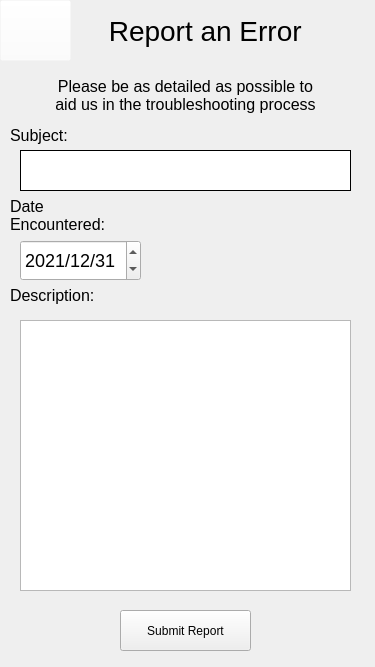
<?xml version="1.0" encoding="UTF-8"?>
<ui version="4.0">
 <class>SubmitErrorReport</class>
 <widget class="QWidget" name="SubmitErrorReport">
  <property name="geometry">
   <rect>
    <x>0</x>
    <y>0</y>
    <width>375</width>
    <height>667</height>
   </rect>
  </property>
  <property name="windowTitle">
   <string>Form</string>
  </property>
  <widget class="QDateEdit" name="dateEdit">
   <property name="geometry">
    <rect>
     <x>20</x>
     <y>240</y>
     <width>121</width>
     <height>41</height>
    </rect>
   </property>
   <property name="styleSheet">
    <string notr="true">font-size:18px;
color:black;
font-family:arial;</string>
   </property>
   <property name="dateTime">
    <datetime>
     <hour>0</hour>
     <minute>0</minute>
     <second>0</second>
     <year>2021</year>
     <month>12</month>
     <day>31</day>
    </datetime>
   </property>
   <property name="displayFormat">
    <string>yyyy/MM/dd</string>
   </property>
   <property name="date">
    <date>
     <year>2021</year>
     <month>12</month>
     <day>31</day>
    </date>
   </property>
  </widget>
  <widget class="QLabel" name="lbl_background">
   <property name="geometry">
    <rect>
     <x>0</x>
     <y>0</y>
     <width>375</width>
     <height>667</height>
    </rect>
   </property>
   <property name="styleSheet">
    <string notr="true">background-image:url(:/images/reportAnIssueBackground.png);</string>
   </property>
   <property name="text">
    <string/>
   </property>
  </widget>
  <widget class="QPushButton" name="btn_backToHome">
   <property name="geometry">
    <rect>
     <x>0</x>
     <y>0</y>
     <width>71</width>
     <height>61</height>
    </rect>
   </property>
   <property name="styleSheet">
    <string notr="true">image: url(:/images/backArrow2.png);
background-color: rgba(255, 255, 255, 0);</string>
   </property>
   <property name="text">
    <string/>
   </property>
  </widget>
  <widget class="QLabel" name="lbl_reportAnError">
   <property name="geometry">
    <rect>
     <x>70</x>
     <y>0</y>
     <width>301</width>
     <height>61</height>
    </rect>
   </property>
   <property name="styleSheet">
    <string notr="true">color:black;
font-size:28px;
font-family:arial;</string>
   </property>
   <property name="text">
    <string>     Report an Error</string>
   </property>
  </widget>
  <widget class="QLabel" name="lbl_instructions">
   <property name="geometry">
    <rect>
     <x>50</x>
     <y>70</y>
     <width>271</width>
     <height>51</height>
    </rect>
   </property>
   <property name="styleSheet">
    <string notr="true">font-family:arial;
font-size:16px;
color:black;</string>
   </property>
   <property name="text">
    <string>Please be as detailed as possible to aid us in the troubleshooting process</string>
   </property>
   <property name="alignment">
    <set>Qt::AlignCenter</set>
   </property>
   <property name="wordWrap">
    <bool>true</bool>
   </property>
  </widget>
  <widget class="QLabel" name="lbl_subject">
   <property name="geometry">
    <rect>
     <x>10</x>
     <y>120</y>
     <width>61</width>
     <height>31</height>
    </rect>
   </property>
   <property name="styleSheet">
    <string notr="true">font-family:arial;
font-size:16px;
color:black;</string>
   </property>
   <property name="text">
    <string>Subject:</string>
   </property>
   <property name="alignment">
    <set>Qt::AlignLeading|Qt::AlignLeft|Qt::AlignVCenter</set>
   </property>
   <property name="wordWrap">
    <bool>true</bool>
   </property>
  </widget>
  <widget class="QLineEdit" name="lineEdit_title">
   <property name="geometry">
    <rect>
     <x>20</x>
     <y>150</y>
     <width>331</width>
     <height>41</height>
    </rect>
   </property>
   <property name="styleSheet">
    <string notr="true">font-family:arial;
font-size:18px;
color:black;
border:1px solid black;
background-color:white;</string>
   </property>
  </widget>
  <widget class="QLabel" name="lbl_date">
   <property name="geometry">
    <rect>
     <x>10</x>
     <y>200</y>
     <width>131</width>
     <height>31</height>
    </rect>
   </property>
   <property name="styleSheet">
    <string notr="true">font-family:arial;
font-size:16px;
color:black;</string>
   </property>
   <property name="text">
    <string>Date Encountered:</string>
   </property>
   <property name="alignment">
    <set>Qt::AlignLeading|Qt::AlignLeft|Qt::AlignVCenter</set>
   </property>
   <property name="wordWrap">
    <bool>true</bool>
   </property>
  </widget>
  <widget class="QLabel" name="lbl_description">
   <property name="geometry">
    <rect>
     <x>10</x>
     <y>280</y>
     <width>111</width>
     <height>31</height>
    </rect>
   </property>
   <property name="styleSheet">
    <string notr="true">font-family:arial;
font-size:16px;
color:black;</string>
   </property>
   <property name="text">
    <string>Description:</string>
   </property>
   <property name="alignment">
    <set>Qt::AlignLeading|Qt::AlignLeft|Qt::AlignVCenter</set>
   </property>
   <property name="wordWrap">
    <bool>true</bool>
   </property>
  </widget>
  <widget class="QTextEdit" name="textEdit">
   <property name="geometry">
    <rect>
     <x>20</x>
     <y>320</y>
     <width>331</width>
     <height>271</height>
    </rect>
   </property>
   <property name="styleSheet">
    <string notr="true">font-family:arial;
font-size:18px;
color:black;</string>
   </property>
  </widget>
  <widget class="QPushButton" name="btn_submit">
   <property name="geometry">
    <rect>
     <x>120</x>
     <y>610</y>
     <width>131</width>
     <height>41</height>
    </rect>
   </property>
   <property name="text">
    <string>Submit Report</string>
   </property>
  </widget>
  <zorder>lbl_background</zorder>
  <zorder>dateEdit</zorder>
  <zorder>btn_backToHome</zorder>
  <zorder>lbl_reportAnError</zorder>
  <zorder>lbl_instructions</zorder>
  <zorder>lbl_subject</zorder>
  <zorder>lineEdit_title</zorder>
  <zorder>lbl_date</zorder>
  <zorder>lbl_description</zorder>
  <zorder>textEdit</zorder>
  <zorder>btn_submit</zorder>
 </widget>
 <resources/>
 <connections/>
</ui>
